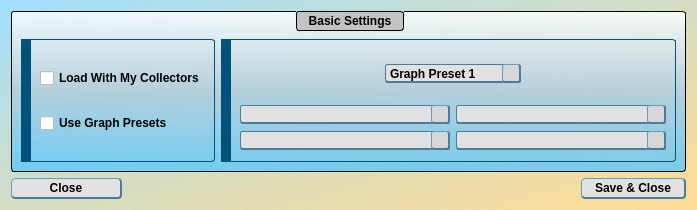
<?xml version="1.0" encoding="UTF-8"?>
<ui version="4.0">
 <class>managerSettings</class>
 <widget class="QDialog" name="managerSettings">
  <property name="geometry">
   <rect>
    <x>0</x>
    <y>0</y>
    <width>697</width>
    <height>210</height>
   </rect>
  </property>
  <property name="windowTitle">
   <string>Settings Menu</string>
  </property>
  <property name="windowIcon">
   <iconset>
    <normaloff>J:/COLLECTOR RESOURCES/KPI Tracker/cmredb/Meduit_logo.ico</normaloff>J:/COLLECTOR RESOURCES/KPI Tracker/cmredb/Meduit_logo.ico</iconset>
  </property>
  <property name="styleSheet">
   <string notr="true">QDialog{
	background-color: qlineargradient(spread:pad, x1:1, y1:1, x2:0, y2:0.011, stop:0 rgba(255, 218, 144, 200), stop:1 rgba(129, 213, 255, 126));
}
QWidget{
	font: 11pt &quot;Corbel&quot;;
	font-weight: bold;
}
QGroupBox{
	background-color: qlineargradient(spread:pad, x1:0.5, y1:0, x2:0.5, y2:1, stop:0 rgba(255, 255, 255, 209), stop:0.485876 rgba(181, 207, 220, 239), stop:1 rgba(85, 199, 255, 196));
	border: 1px solid black;
	border-radius: 3px;
	margin-top: 1ex;
	padding-top: 18;
	font: 11pt &quot;Corbel&quot;;
	font-weight: bold;
}
QGroupBox::title{
	background-color: rgb(195, 195, 195);
	border: 1px solid black;
	border-radius: 3px;
	padding: 2 10px;
	subcontrol-origin: margin;
	subcontrol-position: top;
	font: 11pt &quot;Corbel&quot;;
	font-weight: bold;
}
QLineEdit{
	background-color: rgb(223, 223, 223);
	border: 1px solid black;
	font: 10pt &quot;MS Shell Dlg 2&quot;;
}
QTextEdit{
	font: 12pt &quot;Corbel&quot;;
}
QStatusBar{
	font: 10pt &quot;MS Shell Dlg 2&quot;;
}
QPushButton{
	border-bottom: 2px solid rgb(75, 124, 154);
	border-top: 1px solid rgb(95, 158, 195);
	border-right: 2px solid rgb(75, 124, 154);
	border-left: 1px solid rgb(95, 158, 195);
	border-radius: 4px;
	padding: 2px;
	padding-left: 13px;
	padding-right: 13px;
	background-color: rgb(225, 225, 225);
	font: 11pt &quot;Corbel&quot;;
	font-weight: bold;
}
QPushButton::hover{
	border-bottom: 2px solid rgb(75, 124, 154);
	border-top: 1px solid rgb(95, 158, 195);
	border-right: 2px solid rgb(75, 124, 154);
	border-left: 1px solid rgb(95, 158, 195);
	border-radius: 4px;
	padding: 2px;
	padding-left: 13px;
	padding-right: 13px;
	background-color: rgb(215, 215, 215);
	font: 11pt &quot;Corbel&quot;;
	font-weight: bold;
}
QPushButton::pressed{
	border-bottom: 1px solid rgb(75, 124, 154);
	border-top: 2px solid rgb(95, 158, 195);
	border-right: 1px solid rgb(75, 124, 154);
	border-left: 2px solid rgb(95, 158, 195);
	border-radius: 4px;
	padding: 2px;
	padding-left: 10px;
	padding-right: 10px;
	width: 80px;
	background-color: rgb(225, 225, 225);
	font: 11pt &quot;Corbel&quot;;
	font-weight: bold;
}
QComboBox{
	border-bottom: 2px solid rgb(75, 124, 154);
	border-top: 1px solid rgb(75, 124, 154);
	border-right: 1px solid rgb(75, 124, 154);
	border-left: 1px solid rgb(75, 124, 154);
	border-radius: 3px;
	background-color: rgb(225, 225, 225);
}
QComboBox::drop-down{
	background-color: rgb(215, 215, 215);
	border-bottom: 2px solid rgb(75, 124, 154);
	border-top: 1px solid rgb(95, 158, 195);
	border-right: 2px solid rgb(75, 124, 154);
	border-left: 1px solid rgb(95, 158, 195);
	border-radius: 3px;
	subcontrol-origin: margin;
	width: 16px;
}
QComboBox::drop-down::hover{
	background-color: rgb(205, 205, 205);
	border-bottom: 2px solid rgb(75, 124, 154);
	border-top: 1px solid rgb(95, 158, 195);
	border-right: 2px solid rgb(75, 124, 154);
	border-left: 1px solid rgb(95, 158, 195);
	border-radius: 3px;
	subcontrol-origin: margin;
	width: 16px;
}
QComboBox::drop-down::pressed{
	background-color: rgb(215, 215, 215);
	border-bottom: 1px solid rgb(75, 124, 154);
	border-top: 2px solid rgb(95, 158, 195);
	border-right: 1px solid rgb(75, 124, 154);
	border-left: 2px solid rgb(95, 158, 195);
	border-radius: 3px;
	subcontrol-origin: margin;
	width: 16px;
}
QComboBox::down-arrow{
	image: url(:/meduit/arrow.png);
	width: 14 px;
	height:14 px;
}</string>
  </property>
  <layout class="QGridLayout" name="gridLayout_2">
   <item row="1" column="1">
    <spacer name="horizontalSpacer">
     <property name="orientation">
      <enum>Qt::Horizontal</enum>
     </property>
     <property name="sizeHint" stdset="0">
      <size>
       <width>40</width>
       <height>20</height>
      </size>
     </property>
    </spacer>
   </item>
   <item row="1" column="2">
    <widget class="QPushButton" name="saveClose">
     <property name="sizePolicy">
      <sizepolicy hsizetype="Maximum" vsizetype="Fixed">
       <horstretch>0</horstretch>
       <verstretch>0</verstretch>
      </sizepolicy>
     </property>
     <property name="layoutDirection">
      <enum>Qt::LeftToRight</enum>
     </property>
     <property name="text">
      <string>Save &amp;&amp; Close</string>
     </property>
     <property name="autoDefault">
      <bool>false</bool>
     </property>
    </widget>
   </item>
   <item row="1" column="0">
    <widget class="QPushButton" name="closeButton">
     <property name="minimumSize">
      <size>
       <width>111</width>
       <height>0</height>
      </size>
     </property>
     <property name="text">
      <string>Close</string>
     </property>
    </widget>
   </item>
   <item row="0" column="0" colspan="3">
    <widget class="QGroupBox" name="groupBox">
     <property name="title">
      <string>Basic Settings</string>
     </property>
     <layout class="QHBoxLayout" name="horizontalLayout_2">
      <item>
       <widget class="QFrame" name="frame_3">
        <property name="sizePolicy">
         <sizepolicy hsizetype="Maximum" vsizetype="Preferred">
          <horstretch>0</horstretch>
          <verstretch>0</verstretch>
         </sizepolicy>
        </property>
        <property name="styleSheet">
         <string notr="true">QFrame{
	border-color: rgb(0, 82, 124);
	border-style: solid;
	border-width: 1px 1px 1px 10px;
	border-top-right-radius: 3px;
	border-bottom-right-radius: 3px;
}</string>
        </property>
        <layout class="QVBoxLayout" name="verticalLayout">
         <item>
          <widget class="QCheckBox" name="checkMyColl">
           <property name="text">
            <string>Load With My Collectors</string>
           </property>
          </widget>
         </item>
         <item>
          <widget class="QCheckBox" name="checkGraphPre">
           <property name="text">
            <string>Use Graph Presets</string>
           </property>
          </widget>
         </item>
        </layout>
       </widget>
      </item>
      <item>
       <widget class="QFrame" name="frame">
        <property name="styleSheet">
         <string notr="true">QFrame{
	border-color: rgb(0, 82, 124);
	border-style: solid;
	border-width: 1px 1px 1px 10px;
	border-top-right-radius: 3px;
	border-bottom-right-radius: 3px;
}</string>
        </property>
        <layout class="QGridLayout" name="gridLayout">
         <item row="0" column="0" colspan="2">
          <widget class="QFrame" name="frame_5">
           <property name="styleSheet">
            <string notr="true">QFrame{
	border: 0px;
}</string>
           </property>
           <property name="frameShape">
            <enum>QFrame::StyledPanel</enum>
           </property>
           <property name="frameShadow">
            <enum>QFrame::Raised</enum>
           </property>
           <layout class="QHBoxLayout" name="horizontalLayout">
            <item>
             <spacer name="horizontalSpacer_3">
              <property name="orientation">
               <enum>Qt::Horizontal</enum>
              </property>
              <property name="sizeHint" stdset="0">
               <size>
                <width>40</width>
                <height>20</height>
               </size>
              </property>
             </spacer>
            </item>
            <item>
             <widget class="QComboBox" name="graphPreset">
              <property name="sizePolicy">
               <sizepolicy hsizetype="MinimumExpanding" vsizetype="Fixed">
                <horstretch>0</horstretch>
                <verstretch>0</verstretch>
               </sizepolicy>
              </property>
              <property name="styleSheet">
               <string notr="true">QFrame{
	border: 0px;
	background-color: qlineargradient(spread:pad, x1:0.5, y1:0, x2:0.5, y2:1, stop:0 rgba(255, 255, 255, 209), stop:0.485876 rgba(181, 207, 220, 239), stop:1 rgba(85, 199, 255, 196));
}</string>
              </property>
              <property name="currentIndex">
               <number>0</number>
              </property>
              <item>
               <property name="text">
                <string>Graph Preset 1</string>
               </property>
              </item>
              <item>
               <property name="text">
                <string>Graph Preset 2</string>
               </property>
              </item>
              <item>
               <property name="text">
                <string>Graph Preset 3</string>
               </property>
              </item>
             </widget>
            </item>
            <item>
             <spacer name="horizontalSpacer_2">
              <property name="orientation">
               <enum>Qt::Horizontal</enum>
              </property>
              <property name="sizeHint" stdset="0">
               <size>
                <width>40</width>
                <height>20</height>
               </size>
              </property>
             </spacer>
            </item>
           </layout>
          </widget>
         </item>
         <item row="1" column="0">
          <widget class="QFrame" name="frame_2">
           <property name="styleSheet">
            <string notr="true">QFrame{
	border: 0px;
}</string>
           </property>
           <layout class="QVBoxLayout" name="verticalLayout_2">
            <property name="leftMargin">
             <number>0</number>
            </property>
            <property name="topMargin">
             <number>0</number>
            </property>
            <property name="rightMargin">
             <number>0</number>
            </property>
            <property name="bottomMargin">
             <number>0</number>
            </property>
            <item>
             <widget class="QComboBox" name="graphData1">
              <property name="styleSheet">
               <string notr="true">QFrame{
	border: 0px;
	background-color: qlineargradient(spread:pad, x1:0.5, y1:0, x2:0.5, y2:1, stop:0 rgba(255, 255, 255, 209), stop:0.485876 rgba(181, 207, 220, 239), stop:1 rgba(85, 199, 255, 196));
}</string>
              </property>
              <property name="currentIndex">
               <number>-1</number>
              </property>
              <item>
               <property name="text">
                <string>Monthly - RPC's</string>
               </property>
              </item>
              <item>
               <property name="text">
                <string>Monthly - RPC's Per Hour</string>
               </property>
              </item>
              <item>
               <property name="text">
                <string>Monthly - Connects</string>
               </property>
              </item>
              <item>
               <property name="text">
                <string>Monthly - Connects Per Hour</string>
               </property>
              </item>
              <item>
               <property name="text">
                <string>Monthly - Conversions</string>
               </property>
              </item>
              <item>
               <property name="text">
                <string>Monthly - Fees</string>
               </property>
              </item>
              <item>
               <property name="text">
                <string>Monthly - Totals</string>
               </property>
              </item>
              <item>
               <property name="text">
                <string>Weekly - RPC's</string>
               </property>
              </item>
              <item>
               <property name="text">
                <string>Weekly - RPC's Per Hour</string>
               </property>
              </item>
              <item>
               <property name="text">
                <string>Weekly - Connects</string>
               </property>
              </item>
              <item>
               <property name="text">
                <string>Weekly - Connects Per Hour</string>
               </property>
              </item>
              <item>
               <property name="text">
                <string>Weekly - Conversions</string>
               </property>
              </item>
              <item>
               <property name="text">
                <string>Weekly - Fees</string>
               </property>
              </item>
             </widget>
            </item>
            <item>
             <widget class="QComboBox" name="graphData3">
              <property name="styleSheet">
               <string notr="true">QFrame{
	border: 0px;
	background-color: qlineargradient(spread:pad, x1:0.5, y1:0, x2:0.5, y2:1, stop:0 rgba(255, 255, 255, 209), stop:0.485876 rgba(181, 207, 220, 239), stop:1 rgba(85, 199, 255, 196));
}</string>
              </property>
              <property name="currentIndex">
               <number>-1</number>
              </property>
              <item>
               <property name="text">
                <string>Monthly - RPC's</string>
               </property>
              </item>
              <item>
               <property name="text">
                <string>Monthly - RPC's Per Hour</string>
               </property>
              </item>
              <item>
               <property name="text">
                <string>Monthly - Connects</string>
               </property>
              </item>
              <item>
               <property name="text">
                <string>Monthly - Connects Per Hour</string>
               </property>
              </item>
              <item>
               <property name="text">
                <string>Monthly - Conversions</string>
               </property>
              </item>
              <item>
               <property name="text">
                <string>Monthly - Fees</string>
               </property>
              </item>
              <item>
               <property name="text">
                <string>Monthly - Totals</string>
               </property>
              </item>
              <item>
               <property name="text">
                <string>Weekly - RPC's</string>
               </property>
              </item>
              <item>
               <property name="text">
                <string>Weekly - RPC's Per Hour</string>
               </property>
              </item>
              <item>
               <property name="text">
                <string>Weekly - Connects</string>
               </property>
              </item>
              <item>
               <property name="text">
                <string>Weekly - Connects Per Hour</string>
               </property>
              </item>
              <item>
               <property name="text">
                <string>Weekly - Conversions</string>
               </property>
              </item>
              <item>
               <property name="text">
                <string>Weekly - Fees</string>
               </property>
              </item>
             </widget>
            </item>
           </layout>
          </widget>
         </item>
         <item row="1" column="1">
          <widget class="QFrame" name="frame_4">
           <property name="styleSheet">
            <string notr="true">QFrame{
	border: 0px;
}</string>
           </property>
           <layout class="QVBoxLayout" name="verticalLayout_3">
            <property name="leftMargin">
             <number>0</number>
            </property>
            <property name="topMargin">
             <number>0</number>
            </property>
            <property name="rightMargin">
             <number>0</number>
            </property>
            <property name="bottomMargin">
             <number>0</number>
            </property>
            <item>
             <widget class="QComboBox" name="graphData2">
              <property name="styleSheet">
               <string notr="true">QFrame{
	border: 0px;
	background-color: qlineargradient(spread:pad, x1:0.5, y1:0, x2:0.5, y2:1, stop:0 rgba(255, 255, 255, 209), stop:0.485876 rgba(181, 207, 220, 239), stop:1 rgba(85, 199, 255, 196));
}</string>
              </property>
              <property name="currentIndex">
               <number>-1</number>
              </property>
              <item>
               <property name="text">
                <string>Monthly - RPC's</string>
               </property>
              </item>
              <item>
               <property name="text">
                <string>Monthly - RPC's Per Hour</string>
               </property>
              </item>
              <item>
               <property name="text">
                <string>Monthly - Connects</string>
               </property>
              </item>
              <item>
               <property name="text">
                <string>Monthly - Connects Per Hour</string>
               </property>
              </item>
              <item>
               <property name="text">
                <string>Monthly - Conversions</string>
               </property>
              </item>
              <item>
               <property name="text">
                <string>Monthly - Fees</string>
               </property>
              </item>
              <item>
               <property name="text">
                <string>Monthly - Totals</string>
               </property>
              </item>
              <item>
               <property name="text">
                <string>Weekly - RPC's</string>
               </property>
              </item>
              <item>
               <property name="text">
                <string>Weekly - RPC's Per Hour</string>
               </property>
              </item>
              <item>
               <property name="text">
                <string>Weekly - Connects</string>
               </property>
              </item>
              <item>
               <property name="text">
                <string>Weekly - Connects Per Hour</string>
               </property>
              </item>
              <item>
               <property name="text">
                <string>Weekly - Conversions</string>
               </property>
              </item>
              <item>
               <property name="text">
                <string>Weekly - Fees</string>
               </property>
              </item>
             </widget>
            </item>
            <item>
             <widget class="QComboBox" name="graphData4">
              <property name="styleSheet">
               <string notr="true">QFrame{
	border: 0px;
	background-color: qlineargradient(spread:pad, x1:0.5, y1:0, x2:0.5, y2:1, stop:0 rgba(255, 255, 255, 209), stop:0.485876 rgba(181, 207, 220, 239), stop:1 rgba(85, 199, 255, 196));
}</string>
              </property>
              <property name="currentIndex">
               <number>-1</number>
              </property>
              <item>
               <property name="text">
                <string>Monthly - RPC's</string>
               </property>
              </item>
              <item>
               <property name="text">
                <string>Monthly - RPC's Per Hour</string>
               </property>
              </item>
              <item>
               <property name="text">
                <string>Monthly - Connects</string>
               </property>
              </item>
              <item>
               <property name="text">
                <string>Monthly - Connects Per Hour</string>
               </property>
              </item>
              <item>
               <property name="text">
                <string>Monthly - Conversions</string>
               </property>
              </item>
              <item>
               <property name="text">
                <string>Monthly - Fees</string>
               </property>
              </item>
              <item>
               <property name="text">
                <string>Monthly - Totals</string>
               </property>
              </item>
              <item>
               <property name="text">
                <string>Weekly - RPC's</string>
               </property>
              </item>
              <item>
               <property name="text">
                <string>Weekly - RPC's Per Hour</string>
               </property>
              </item>
              <item>
               <property name="text">
                <string>Weekly - Connects</string>
               </property>
              </item>
              <item>
               <property name="text">
                <string>Weekly - Connects Per Hour</string>
               </property>
              </item>
              <item>
               <property name="text">
                <string>Weekly - Conversions</string>
               </property>
              </item>
              <item>
               <property name="text">
                <string>Weekly - Fees</string>
               </property>
              </item>
             </widget>
            </item>
           </layout>
          </widget>
         </item>
        </layout>
       </widget>
      </item>
     </layout>
    </widget>
   </item>
  </layout>
 </widget>
 <resources>
  <include location="main_images.qrc"/>
 </resources>
 <connections>
  <connection>
   <sender>closeButton</sender>
   <signal>clicked()</signal>
   <receiver>managerSettings</receiver>
   <slot>close()</slot>
   <hints>
    <hint type="sourcelabel">
     <x>61</x>
     <y>201</y>
    </hint>
    <hint type="destinationlabel">
     <x>349</x>
     <y>133</y>
    </hint>
   </hints>
  </connection>
 </connections>
</ui>
